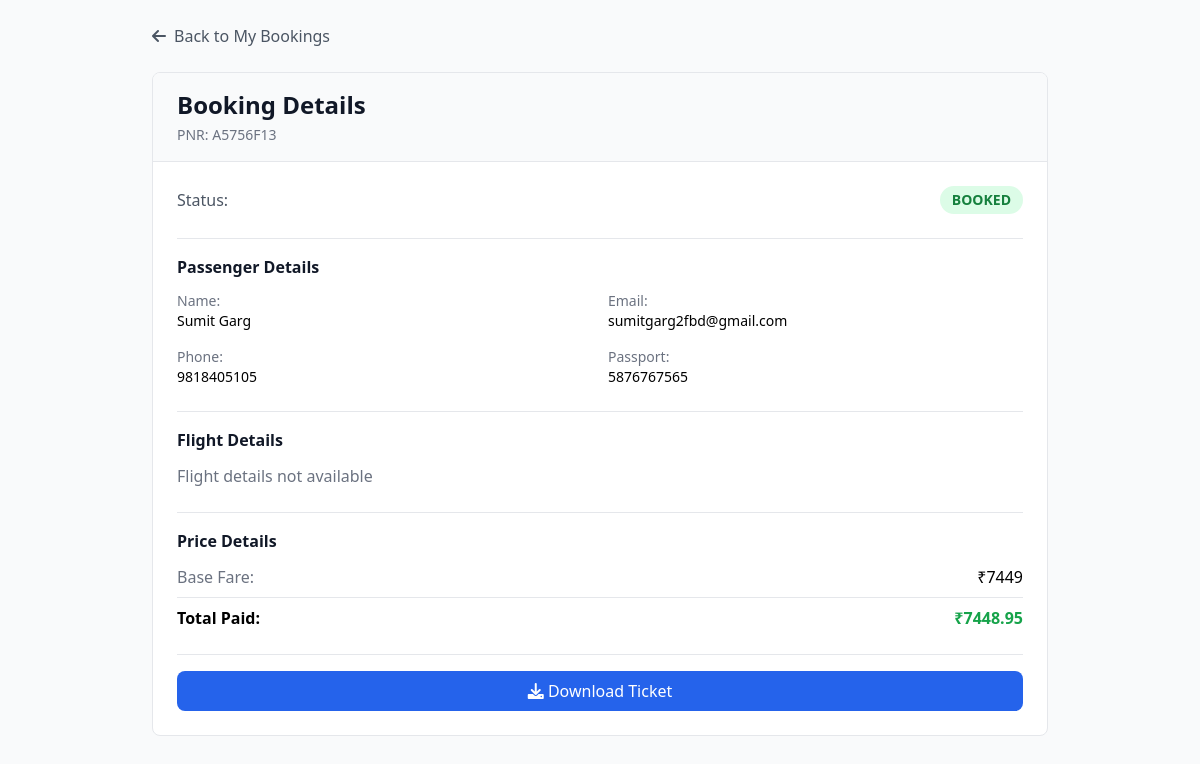
The app's page /booking/A5756F13/ with its own data.
### book_flight/models.py (models this page shows, shortened)
class FlightBookingModel(models.Model):
    BOOKING_STATUS_CHOICES = [
        ("PENDING", "Pending"),
        ("BOOKED", "Booked"),
        ("FAILED", "Failed"),
    ]
    PAYMENT_STATUS_CHOICES = [
        ("SUCCESS", "Success"),
        ("FAILED", "Failed"),
        ("PENDING", "Pending"),
    ]
    user = models.ForeignKey(User, on_delete=models.SET_NULL, null=True, blank=True)
    traveler = models.ForeignKey(
        "TravelerDetail",
        on_delete=models.CASCADE,
        null=True,
        blank=True
    )
    flight_offer = models.ForeignKey(
        "routes.FlightOfferModel",
        on_delete=models.CASCADE,
        null=True,
        blank=True
    )
    fare_option = models.CharField(max_length=20, default="STANDARD", null=True, blank=True)
    final_price_inr = models.DecimalField(max_digits=12, decimal_places=2, null=True, blank=True)
    booking_status = models.CharField(
        max_length=20,
        choices=BOOKING_STATUS_CHOICES,
        default="PENDING",
        null=True,
        blank=True
    )
    pnr = models.CharField(max_length=30, null=True, blank=True)
    booking_response = models.JSONField(null=True, blank=True)
    payu_txnid = models.CharField(max_length=100, unique=True, null=True, blank=True)
    payu_mihpayid = models.CharField(max_length=100, null=True, blank=True)
    payu_status = models.CharField(
        max_length=20,
        choices=PAYMENT_STATUS_CHOICES,
        default="PENDING",
        null=True,
        blank=True
    )
    payu_response = models.JSONField(null=True, blank=True)
    payment_verified = models.BooleanField(default=False)
    selected_extras = models.JSONField(default=list, blank=True)
    extras_amount_inr = models.DecimalField(max_digits=12, decimal_places=2, default=0, null=True, blank=True)
    created_at = models.DateTimeField(auto_now_add=True)

class TravelerDetail(models.Model):
    first_name = models.CharField(max_length=30, null=True, blank=True)
    last_name = models.CharField(max_length=30, null=True, blank=True)
    dob = models.DateField(null=True, blank=True)
    email = models.EmailField(max_length=50, null=True, blank=True)
    phone = models.CharField(max_length=15, null=True, blank=True)
    passport_no = models.CharField(max_length=40, null=True, blank=True)
    passport_expiry = models.DateField(null=True, blank=True)
    created_at = models.DateTimeField(auto_now_add=True)

### travel_detail/views.py (the view)
# urls.py: path('booking/<str:pnr>/', views.booking_detail, name='booking_detail'),
def booking_detail(request, pnr):
    from django.shortcuts import render
    booking = get_object_or_404(FlightBookingModel, pnr=pnr)
    return render(request, 'booking_detail.html', {'booking': booking})

### travel_detail/templates/booking_detail.html (shortened to what this page needs)
<!DOCTYPE html>
<html>
<head>
    <script src="https://cdn.tailwindcss.com"></script>
    <link rel="stylesheet" href="https://cdnjs.cloudflare.com/ajax/libs/font-awesome/6.0.0-beta3/css/all.min.css">
</head>
<body class="bg-gray-50 min-h-screen p-6">
    <div class="max-w-4xl mx-auto">
        <div class="mb-6">
            <a href="{% url 'my_bookings' %}" class="inline-flex items-center gap-2 text-gray-600 hover:text-gray-900">
                <i class="fas fa-arrow-left"></i>
                Back to My Bookings
            </a>
        </div>
        <div class="bg-white rounded-lg border border-gray-200 overflow-hidden">
            <div class="bg-gray-50 px-6 py-4 border-b border-gray-200">
                <h1 class="text-2xl font-bold text-gray-900">Booking Details</h1>
                <p class="text-gray-500 text-sm mt-1">PNR: {{ booking.pnr }}</p>
            </div>
            <div class="p-6 space-y-6">
                <div class="flex justify-between items-center">
                    <span class="text-gray-600">Status:</span>
                    <span class="px-3 py-1 rounded-full text-sm font-semibold
                        {% if booking.booking_status == 'BOOKED' %}
                            bg-green-100 text-green-700
                        {% elif booking.booking_status == 'PENDING' %}
                            bg-yellow-100 text-yellow-700
                        {% else %}
                            bg-red-100 text-red-700
                        {% endif %}
                    ">
                        {{ booking.booking_status }}
                    </span>
                </div>
                <div class="border-t pt-4">
                    <h2 class="font-semibold text-gray-900 mb-3">Passenger Details</h2>
                    <div class="grid grid-cols-2 gap-4 text-sm">
                        <div>
                            <span class="text-gray-500">Name:</span>
                            <p class="font-medium">{{ booking.traveler.first_name }} {{ booking.traveler.last_name }}</p>
                        </div>
                        <div>
                            <span class="text-gray-500">Email:</span>
                            <p class="font-medium">{{ booking.traveler.email }}</p>
                        </div>
                        <div>
                            <span class="text-gray-500">Phone:</span>
                            <p class="font-medium">{{ booking.traveler.phone }}</p>
                        </div>
                        <div>
                            <span class="text-gray-500">Passport:</span>
                            <p class="font-medium">{{ booking.traveler.passport_no }}</p>
                        </div>
                    </div>
                </div>
                <div class="border-t pt-4">
                    <h2 class="font-semibold text-gray-900 mb-3">Flight Details</h2>
                    {% if flight_details.itineraries %}
                        {% for itinerary in flight_details.itineraries %}
                            {% for segment in itinerary.segments %}
                            <div class="bg-gray-50 rounded-lg p-4 mb-3">
                                <div class="flex justify-between items-center mb-2">
                                    <span class="font-bold">{{ segment.carrierCode }} {{ segment.number }}</span>
                                    <span class="text-sm text-gray-500">{{ segment.duration }}</span>
                                </div>
                                <div class="grid grid-cols-2 gap-4 text-sm">
                                    <div>
                                        <span class="text-gray-500">Departure:</span>
                                        <p class="font-medium">{{ segment.departure.iataCode }}</p>
                                        <p class="text-xs text-gray-400">{{ segment.departure.at }}</p>
                                    </div>
                                    <div>
                                        <span class="text-gray-500">Arrival:</span>
                                        <p class="font-medium">{{ segment.arrival.iataCode }}</p>
                                        <p class="text-xs text-gray-400">{{ segment.arrival.at }}</p>
                                    </div>
                                </div>
                            </div>
                            {% endfor %}
                        {% endfor %}
                    {% else %}
                        <p class="text-gray-500">Flight details not available</p>
                    {% endif %}
                </div>
                <div class="border-t pt-4">
                    <h2 class="font-semibold text-gray-900 mb-3">Price Details</h2>
                    <div class="space-y-2">
                        <div class="flex justify-between">
                            <span class="text-gray-500">Base Fare:</span>
                            <span>₹{% widthratio booking.final_price_inr|default:0 1 1 %}</span>
                        </div>
                        <div class="flex justify-between font-bold pt-2 border-t">
                            <span>Total Paid:</span>
                            <span class="text-green-600">₹{{ booking.final_price_inr }}</span>
                        </div>
                    </div>
                </div>
                <div class="flex gap-3 pt-4 border-t">
                    <a href="{% url 'download_ticket' booking.pnr %}"
                       class="flex-1 text-center bg-blue-600 text-white px-4 py-2 rounded-lg hover:bg-blue-700 transition">
                        <i class="fas fa-download"></i> Download Ticket
                    </a>
                </div>
            </div>
        </div>
    </div>
</body>
</html>

### records on screen
FlightBookingModel: pnr "A5756F13", booking_status "BOOKED", traveler.first_name "Sumit", traveler.last_name "Garg", traveler.email "sumitgarg2fbd@gmail.com", traveler.phone "9818405105", traveler.passport_no "5876767565", final_price_inr "7449", final_price_inr "7448.95"
